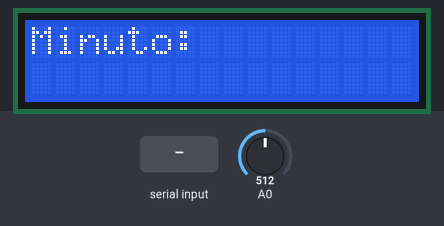
This sketch was run on a simulated Arduino Uno, built with avr-gcc and run on an emulated ATmega328P. On the bench: 16×2 character LCD. Inputs (shaded band) come from the test bench; at power-on: A0 = 512. What the sketch prints to the serial monitor is not drawn.

Above: at 3.0 s.
3.1 s: "90,45,200\n" received over Serial
At 4.8 s:
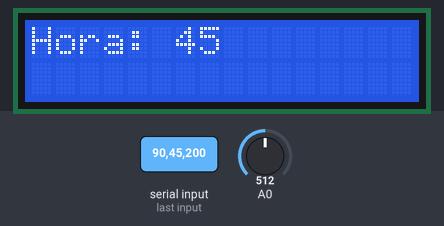
At 5.7 s:
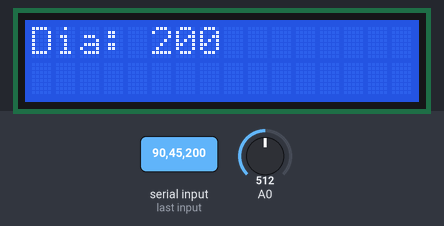
6.1 s: "30,150,10\n" received over Serial
At 6.6 s:
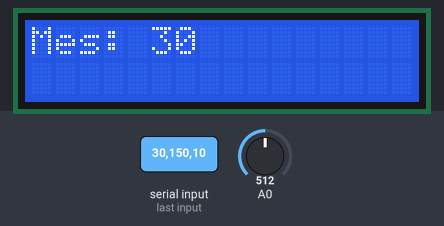
Timing chart, 0 to 9.1 s (numbered marks = the images above; inputs shaded):
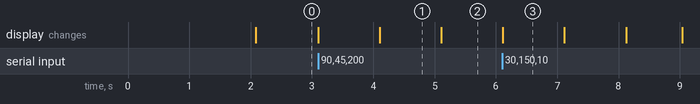

The sketch:

LCD_DATA_HORA.ino
```cpp
#include <LiquidCrystal.h>
#include<Thermistor.h>

Thermistor temp(0);
LiquidCrystal lcd(12, 11, 5, 4, 3, 2);

int temperatura;
int segundo, minuto, hora, dia, mes, ano;
unsigned long UtlTime;

void setup()
{
  UtlTime = 0;
  minuto = 0;
  hora = 0;
  dia = 0;
  mes = 0;
  ano = 0;
  Serial.begin(9600);
  lcd.begin(16, 2);

  lcd.setCursor(0, 0);
  lcd.print("Data e hora");
  lcd.setCursor(0, 1);
  lcd.println("com Arduino");
  delay(2000);

  //Configura o minuto
  lcd.clear();
  lcd.setCursor(0, 0);
  lcd.print("Minuto: ");
  Serial.print("\nEntre Minuto:");
  while (minuto == 0) {
    if (Serial.available() > 0)
    {
      minuto = Serial.parseInt();
    }
  }
  lcd.print(minuto);
  delay(1000);

  //Configura a hora
  lcd.clear();
  lcd.setCursor(0, 0);
  lcd.print("Hora: ");
  Serial.print("\nEntre Hora: ");
  while (hora == 0) {
    if (Serial.available() > 0)
    {
      hora = Serial.parseInt();
    }
  }
  lcd.print(hora);
  delay(1000);

  //Configura o dia
  lcd.clear();
  lcd.setCursor(0, 0);
  lcd.print("Dia: ");
  Serial.print("\nEntre Dia: ");
  while (dia == 0) {
    if (Serial.available() > 0)
    {
      dia = Serial.parseInt();
    }
  }
  lcd.print(dia);
  delay(1000);

  //Configura o mes
  lcd.clear();
  lcd.setCursor(0, 0);
  lcd.print("Mes: ");
  Serial.print("\nEntre Mes: ");
  while (mes == 0) {
    if (Serial.available() > 0)
    {
      mes = Serial.parseInt();
    }
  }
  lcd.print(mes);
  delay(1000);

  //Configura o ano
  lcd.clear();
  lcd.setCursor(0, 0);
  lcd.print("Ano: ");
  Serial.print("\nEntre Ano: ");
  while (ano == 0) {
    if (Serial.available() > 0)
    {
      ano = Serial.parseInt();
    }
  }
  lcd.print(ano);
  delay(1000);

  lcd.clear();

}

void loop()
{
  temperatura = temp.getTemp();
  if (millis() - UtlTime < 0)
    UtlTime = millis();
  else
    segundo = int((millis() - UtlTime) / 1000);
  if (segundo > 59)
  {
    segundo = 0;
    minuto++;
    UtlTime = millis();
    if (minuto > 59)
    {
      hora++;
      minuto = 0;
      if (hora > 23)
      {
        dia++;
        hora = 0;
        if (mes == 1 || mes == 3 || mes == 5 || mes == 7 || mes == 8 || mes == 10 || mes == 12)
        {
          if (dia > 31)
          {
            dia = 1;
            mes++;
            if (mes > 12)
            {
              ano++;
              mes = 1;
            }
          }
        }
        else if (mes == 2)
        {
          if (ano % 400 == 0)
          {
            if (dia > 29)
            {
              dia = 1;
              mes++;
            }
          }
          else if ((ano % 4 == 0) && (ano % 100 != 0))
          {
            if (dia > 29)
            {
              dia = 1;
              mes++;
            }
          }
          else
          {
            if (dia > 28)
            {
              dia = 1;
              mes++;
            }
          }
        }
        else
        {
          if (dia > 30)
          {
            dia = 1;
            mes++;
          }
        }
      }
    }
  }

  Serial.print(dia);
  Serial.print("/");
  Serial.print(mes);
  Serial.print("/");
  Serial.print(ano);
  Serial.println();

  lcd.setCursor(0, 0);
  lcd.print("Data ");
  lcd.print(dia);
  lcd.print("/");
  lcd.print(mes);
  lcd.print("/");
  lcd.print(ano);

  Serial.print(hora);
  Serial.print(":");
  Serial.print(minuto);
  Serial.print(":");
  Serial.print(segundo);
  Serial.print("\n");
  Serial.println();

  lcd.setCursor(0, 1);
  lcd.print("Hora ");
  lcd.print(hora);
  lcd.print(":");
  lcd.print(minuto);
  lcd.print(":");
  lcd.print(segundo);

}
```

Measured:
- after the input at 3.1 s, the display: first changes at once (image 1 shows a later state)
- after the input at 6.1 s, the display: changes at once (image 3)
- what the display in image 1 shows lasts 1.0 s, from 4.1 s to 5.1 s
